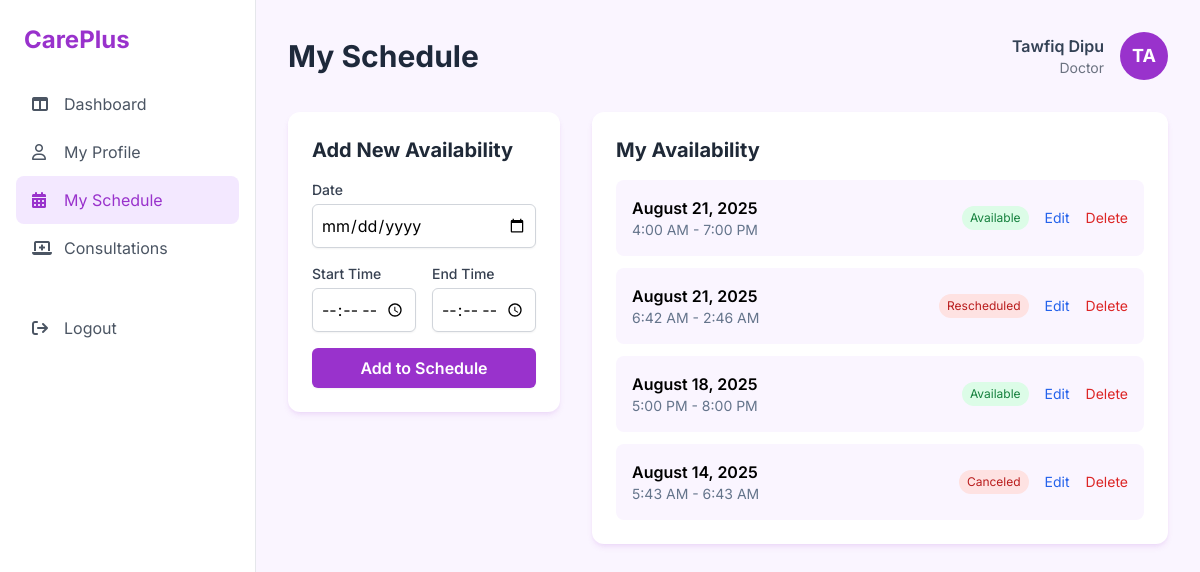
Before: /doctor_schedule.php (signed in) with the older database file.
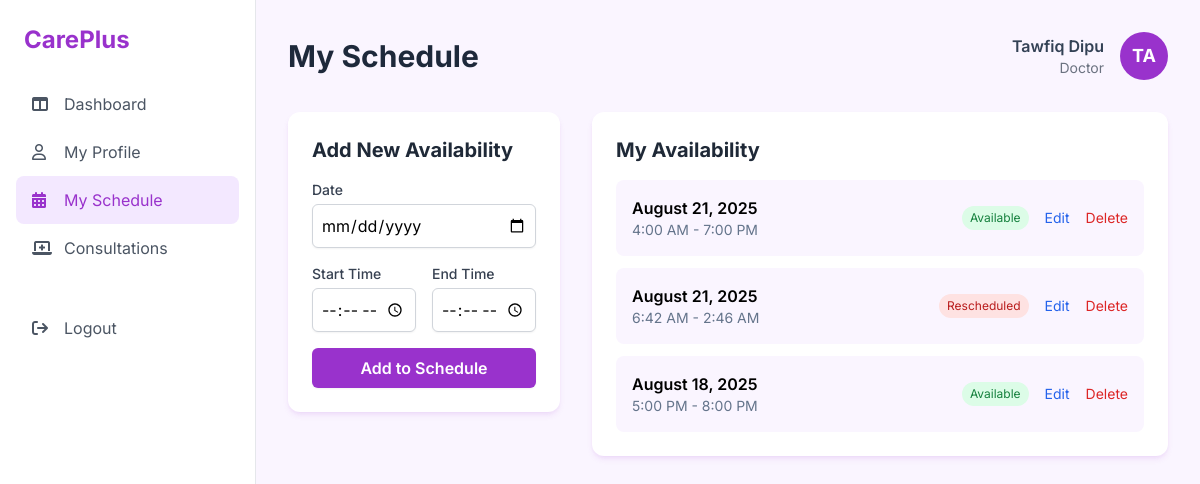
After: the same page with the newer database file.
### tables this page shows
CREATE TABLE `schedule` (
  `scheduleID` int(11) NOT NULL,
  `providerID` int(11) DEFAULT NULL,
  `availableDate` date DEFAULT NULL,
  `startTime` time DEFAULT NULL,
  `endTime` time DEFAULT NULL,
  `status` varchar(20) DEFAULT NULL
);

### doctor_schedule.php (the view, shortened to what the changed rows need)
<?php
$host = "localhost";
$username = "root";
$password = "";
$database = "healthcare";
$conn = new mysqli($host, $username, $password, $database);
$cleanupSql = "DELETE FROM schedule WHERE availableDate < CURDATE() OR (availableDate = CURDATE() AND endTime < CURTIME())";
$conn->query($cleanupSql);
$doctorID = $_SESSION['userID'];
$schedules = [];
$sql = "SELECT scheduleID, availableDate, startTime, endTime, status
        FROM schedule
        WHERE providerID = ?
        ORDER BY availableDate DESC, startTime ASC";
$stmt = $conn->prepare($sql);
$stmt->bind_param("i", $doctorID);
$stmt->execute();
$result = $stmt->get_result();
if ($result->num_rows > 0) {
    while($row = $result->fetch_assoc()) {
        $schedules[] = $row;
    }
}
?>
<!DOCTYPE html>
<html lang="en">
<head>
    <script src="https://cdn.tailwindcss.com"></script>
    <link rel="stylesheet" href="https://cdnjs.cloudflare.com/ajax/libs/font-awesome/6.5.2/css/all.min.css" />
</head>
<body class="bg-purple-50">
    <div class="flex min-h-screen">
        <main class="flex-1 p-8">
            <header class="flex justify-between items-center mb-8">
                <h1 class="text-3xl font-bold text-slate-800">My Schedule</h1>
            </header>
            <div class="grid grid-cols-1 lg:grid-cols-3 gap-8">
                <div class="lg:col-span-1 bg-white p-6 rounded-xl shadow-orchid-custom h-fit">
                    <h2 class="text-xl font-bold text-gray-800 mb-4">Add New Availability</h2>
                </div>
                <div class="lg:col-span-2 bg-white p-6 rounded-xl shadow-orchid-custom">
                    <h2 class="text-xl font-bold text-gray-800 mb-4">My Availability</h2>
                    <div class="space-y-3">
                        <?php if (empty($schedules)): ?>
                            <p class="text-gray-500">You have not added any available schedules.</p>
                        <?php else: ?>
                            <?php foreach ($schedules as $schedule): ?>
                                <div class="flex justify-between items-center p-4 bg-purple-50 rounded-lg">
                                    <div>
                                        <p class="font-semibold"><?php echo date("F j, Y", strtotime($schedule['availableDate'])); ?></p>
                                        <p class="text-sm text-slate-500"><?php echo date("g:i A", strtotime($schedule['startTime'])) . " - " . date("g:i A", strtotime($schedule['endTime'])); ?></p>
                                    </div>
                                    <div class="flex items-center space-x-4">
                                        <span class="px-2 py-1 text-xs rounded-full <?php echo $schedule['status'] === 'Available' ? 'bg-green-100 text-green-700' : 'bg-red-100 text-red-700'; ?>">
                                            <?php echo htmlspecialchars($schedule['status']); ?>
                                        </span>
                                        <a href="edit_schedule.php?id=<?php echo $schedule['scheduleID']; ?>" class="text-blue-600 hover:underline text-sm">Edit</a>
                                        <a href="doctor_schedule.php?delete_id=<?php echo $schedule['scheduleID']; ?>" onclick="return confirm('Are you sure you want to delete this schedule?');" class="text-red-600 hover:underline text-sm">Delete</a>
                                    </div>
                                </div>
                            <?php endforeach; ?>
                        <?php endif; ?>
                    </div>
                </div>
            </div>
        </main>
    </div>
</body>
</html>

Changed rows visible on the page:
removed schedule: availableDate "August 14, 2025", startTime "5:43 AM", endTime "6:43 AM", status "Canceled"
